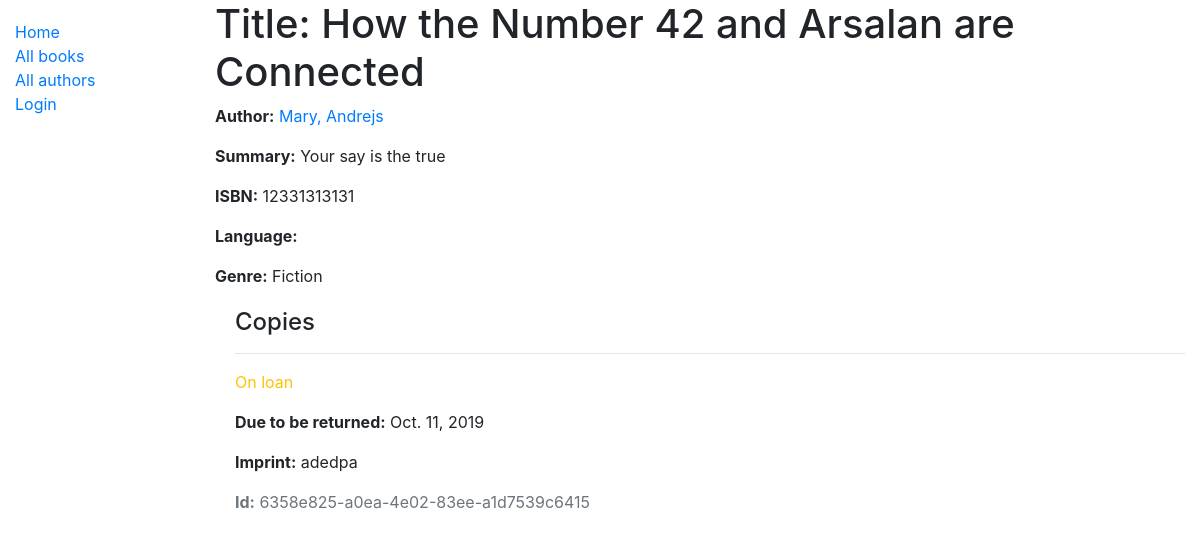
/catalog/book/2, run on the app's committed database.
### catalog/models.py (models this page shows, shortened)
class Book(models.Model):
    title = models.CharField(max_length=200)
    author = models.ForeignKey('Author', on_delete=models.SET_NULL, null=True)
    summary = models.TextField(max_length=1000, help_text='Enter a brief description of the book')
    isbn = models.CharField('ISBN', max_length=13, help_text='13 Character <a href="https://www.isbn-international.org/content/what-isbn">ISBN number</a>')
    genre = models.ManyToManyField(Genre, help_text='Select a genre for this book')
    def display_genre(self):
        """Create a string for the Genre. This is required to display genre in Admin."""
        return ', '.join(genre.name for genre in self.genre.all()[:3])
    display_genre.short_description = 'Genre'

class Author(models.Model):
    first_name = models.CharField(max_length=100)
    last_name = models.CharField(max_length=100)
    date_of_birth = models.DateField(null=True, blank=True)
    date_of_death = models.DateField('Died', null=True, blank=True)
    class Meta:
        ordering = ['last_name', 'first_name']
    def __str__(self):
        return f'{self.last_name}, {self.first_name}'

class Genre(models.Model):
    name = models.CharField(max_length=200, help_text='Enter a book genre (e.g. Science Fiction)')
    def __str__(self):
        return self.name

class BookInstance(models.Model):
    id = models.UUIDField(primary_key=True, default=uuid.uuid4, help_text='Unique ID for this particular book across whole library')
    book = models.ForeignKey('Book', on_delete=models.SET_NULL, null=True)
    imprint = models.CharField(max_length=200)
    due_back = models.DateField(null=True, blank=True)
    borrower = models.ForeignKey(User, on_delete=models.SET_NULL, null=True, blank=True)
    LOAN_STATUS = (
        ('m', 'Maintenance'),
        ('o', 'On loan'),
        ('a', 'Available'),
        ('r', 'Reserved'),
    )
    status = models.CharField(
        max_length=1,
        choices=LOAN_STATUS,
        blank=True,
        default='m',
        help_text='Book availability',
    )
    class Meta:
        ordering = ['due_back']

### catalog/views.py (the view)
# urls.py: path('book/<int:pk>', views.BookDetailView.as_view(), name='book-detail'),
class BookDetailView(generic.DetailView):
    model = Book

### catalog/templates/catalog/book_detail.html
{% extends "base_generic.html" %}
{% block content %}
  <h1>Title: {{ book.title }}</h1>
  <p><strong>Author:</strong> <a href="">{{ book.author }}</a></p>
  <p><strong>Summary:</strong> {{ book.summary }}</p>
  <p><strong>ISBN:</strong> {{ book.isbn }}</p>
  <p><strong>Language:</strong> {{ book.language }}</p>
  <p><strong>Genre:</strong> {% for genre in book.genre.all %} {{ genre }}{% if not forloop.last %}, {% endif %}{% endfor %}</p>
  <div style="margin-left:20px;margin-top:20px">
    <h4>Copies</h4>
    {% for copy in book.bookinstance_set.all %}
      <hr>
      <p class="{% if copy.status == 'a' %}text-success{% elif copy.status == 'm' %}text-danger{% else %}text-warning{% endif %}">{{ copy.get_status_display }}</p>
      {% if copy.status != 'a' %}
        <p><strong>Due to be returned:</strong> {{copy.due_back}}</p>
      {% endif %}
      <p><strong>Imprint:</strong> {{copy.imprint}}</p>
      <p class="text-muted"><strong>Id:</strong> {{copy.id}}</p>
    {% endfor %}
  </div>
{% endblock %}

### data on the page
Book: title "How the Number 42 and Arsalan are Connected", author "Mary, Andrejs", summary "Your say is the true", isbn "12331313131"
Genre: name "Fiction"
BookInstance: status "On loan", due_back "Oct. 11, 2019", imprint "adedpa", id "6358e825-a0ea-4e02-83ee-a1d7539c6415"
